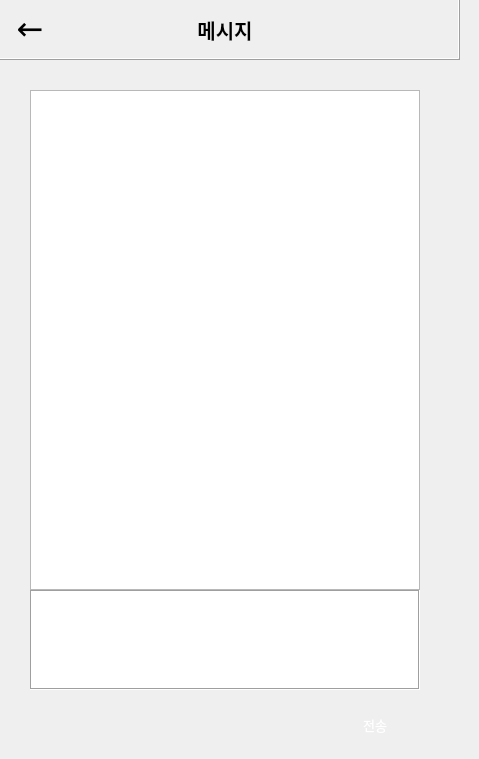
    <widget class="QWidget" name="stack_message">
     <widget class="QFrame" name="frame_9">
      <property name="geometry">
       <rect>
        <x>-10</x>
        <y>-10</y>
        <width>470</width>
        <height>70</height>
       </rect>
      </property>
      <property name="font">
       <font>
        <family>맑은 고딕</family>
       </font>
      </property>
      <property name="frameShape">
       <enum>QFrame::Box</enum>
      </property>
      <property name="frameShadow">
       <enum>QFrame::Raised</enum>
      </property>
      <widget class="QLabel" name="btn_message_to_main">
       <property name="geometry">
        <rect>
         <x>20</x>
         <y>20</y>
         <width>40</width>
         <height>40</height>
        </rect>
       </property>
       <property name="font">
        <font>
         <family>맑은 고딕</family>
         <pointsize>24</pointsize>
         <weight>50</weight>
         <bold>false</bold>
        </font>
       </property>
       <property name="cursor">
        <cursorShape>PointingHandCursor</cursorShape>
       </property>
       <property name="text">
        <string>←</string>
       </property>
       <property name="alignment">
        <set>Qt::AlignBottom|Qt::AlignHCenter</set>
       </property>
      </widget>
      <widget class="QLabel" name="label_55">
       <property name="geometry">
        <rect>
         <x>190</x>
         <y>20</y>
         <width>90</width>
         <height>40</height>
        </rect>
       </property>
       <property name="font">
        <font>
         <family>맑은 고딕</family>
         <pointsize>15</pointsize>
         <weight>75</weight>
         <bold>true</bold>
        </font>
       </property>
       <property name="text">
        <string>메시지</string>
       </property>
       <property name="alignment">
        <set>Qt::AlignCenter</set>
       </property>
      </widget>
     </widget>
     <widget class="QTextBrowser" name="browser_message">
      <property name="geometry">
       <rect>
        <x>30</x>
        <y>90</y>
        <width>390</width>
        <height>500</height>
       </rect>
      </property>
      <property name="font">
       <font>
        <family>맑은 고딕</family>
        <pointsize>12</pointsize>
       </font>
      </property>
     </widget>
     <widget class="QTextEdit" name="edit_message">
      <property name="geometry">
       <rect>
        <x>30</x>
        <y>590</y>
        <width>390</width>
        <height>100</height>
       </rect>
      </property>
      <property name="font">
       <font>
        <family>맑은 고딕</family>
        <pointsize>12</pointsize>
       </font>
      </property>
      <property name="frameShape">
       <enum>QFrame::Box</enum>
      </property>
      <property name="frameShadow">
       <enum>QFrame::Sunken</enum>
      </property>
     </widget>
     <widget class="QLabel" name="label_129">
      <property name="geometry">
       <rect>
        <x>330</x>
        <y>700</y>
        <width>90</width>
        <height>50</height>
       </rect>
      </property>
      <property name="font">
       <font>
        <family>맑은 고딕</family>
       </font>
      </property>
      <property name="frameShape">
       <enum>QFrame::NoFrame</enum>
      </property>
      <property name="frameShadow">
       <enum>QFrame::Raised</enum>
      </property>
      <property name="text">
       <string/>
      </property>
      <property name="pixmap">
       <pixmap>src/icon03.png</pixmap>
      </property>
      <property name="scaledContents">
       <bool>true</bool>
      </property>
      <property name="alignment">
       <set>Qt::AlignCenter</set>
      </property>
     </widget>
     <widget class="QLabel" name="btn_send">
      <property name="geometry">
       <rect>
        <x>340</x>
        <y>710</y>
        <width>70</width>
        <height>30</height>
       </rect>
      </property>
      <property name="font">
       <font>
        <family>맑은 고딕</family>
        <pointsize>10</pointsize>
       </font>
      </property>
      <property name="cursor">
       <cursorShape>PointingHandCursor</cursorShape>
      </property>
      <property name="styleSheet">
       <string notr="true">background-color: rgba(255, 255, 255, 0);
color: rgb(255, 255, 255);</string>
      </property>
      <property name="text">
       <string>전송</string>
      </property>
      <property name="alignment">
       <set>Qt::AlignCenter</set>
      </property>
     </widget>
     <zorder>frame_9</zorder>
     <zorder>browser_message</zorder>
     <zorder>label_129</zorder>
     <zorder>edit_message</zorder>
     <zorder>btn_send</zorder>
    </widget>
